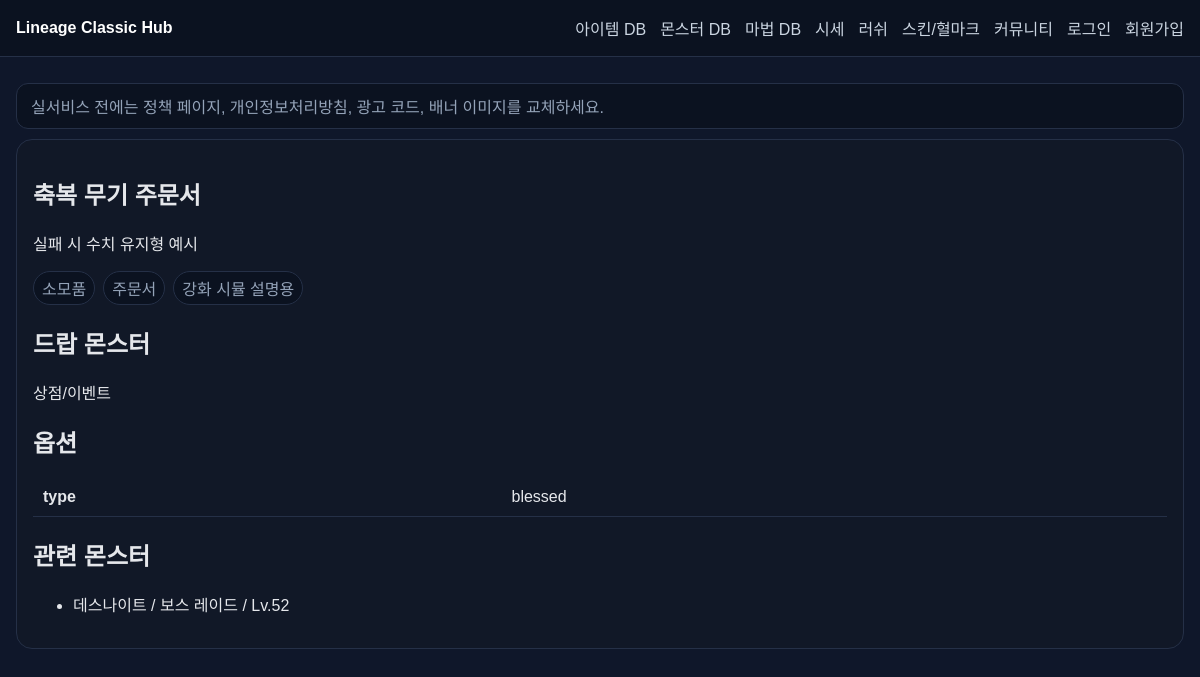
/items/blessed-scroll, run on the app's committed database.
### tables this page shows
CREATE TABLE settings (
                id INTEGER PRIMARY KEY AUTOINCREMENT,
                key TEXT UNIQUE NOT NULL,
                value TEXT NOT NULL
            );

CREATE TABLE items (
                id INTEGER PRIMARY KEY AUTOINCREMENT,
                slug TEXT UNIQUE NOT NULL,
                name TEXT NOT NULL,
                grade TEXT,
                category TEXT,
                description TEXT,
                source TEXT,
                drop_monsters TEXT,
                stats_json TEXT,
                created_at TEXT NOT NULL DEFAULT CURRENT_TIMESTAMP
            , tags TEXT);

CREATE TABLE monsters (
                id INTEGER PRIMARY KEY AUTOINCREMENT,
                slug TEXT UNIQUE NOT NULL,
                name TEXT NOT NULL,
                level INTEGER,
                zone TEXT,
                description TEXT,
                drops_json TEXT,
                created_at TEXT NOT NULL DEFAULT CURRENT_TIMESTAMP
            , weak_attr TEXT, respawn_note TEXT);

### app/main.py (the view)
@app.get('/items/{slug}', response_class=HTMLResponse)
def item_detail(request: Request, slug: str):
    row = fetch_one('SELECT * FROM items WHERE slug=?', (slug,))
    if not row:
        return HTMLResponse('Not found', status_code=404)
    related = fetch_all('SELECT * FROM monsters WHERE drops_json LIKE ? LIMIT 8', (f'%{row["name"]}%',))
    return templates.TemplateResponse('item_detail.html', context(request, row=row, stats=json.loads(row['stats_json'] or '{}'), related=related))

### app/templates/item_detail.html
{% extends 'base.html' %}
{% block content %}
<article class="card">
  <h1>{{ row.name }}</h1>
  <p>{{ row.description }}</p>
  <div class="tag-row"><span>{{ row.grade }}</span><span>{{ row.category }}</span><span>{{ row.source }}</span></div>
  <h2>드랍 몬스터</h2>
  <p>{{ row.drop_monsters }}</p>
  <h2>옵션</h2>
  <table class="table">
    {% for k, v in stats.items() %}<tr><th>{{ k }}</th><td>{{ v }}</td></tr>{% endfor %}
  </table>
  <h2>관련 몬스터</h2>
  <ul>{% for m in related %}<li>{{ m.name }} / {{ m.zone }} / Lv.{{ m.level }}</li>{% endfor %}</ul>
</article>
{% endblock %}

### app/templates/base.html (shortened to what this page needs)
<!DOCTYPE html>
<html lang="ko">
<head>
  <link rel="stylesheet" href="/static/style.css" />
</head>
<body>
  <header class="topbar">
    <div class="wrap nav">
      <a class="logo" href="/">{{ settings.site_name }}</a>
      <nav>
        <a href="/items">아이템 DB</a>
        <a href="/monsters">몬스터 DB</a>
        <a href="/spells">마법 DB</a>
        <a href="/prices">시세</a>
        <a href="/simulator">러쉬</a>
        <a href="/skins">스킨/혈마크</a>
        <a href="/community">커뮤니티</a>
        {% if user %}
          <a href="/mypage">마이페이지</a>
          {% if user.role == 'admin' %}<a href="/admin">관리자</a>{% endif %}
          <a href="/logout">로그아웃</a>
        {% else %}
          <a href="/login">로그인</a>
          <a href="/register">회원가입</a>
        {% endif %}
      </nav>
    </div>
  </header>
  <main class="wrap">
    <div class="notice-bar">{{ settings.homepage_notice }}</div>
    {% block content %}{% endblock %}
  </main>
</body>
</html>

### app/static/style.css (style rules this page uses)
:root { --bg:#0f172a;--card:#111827;--line:#253047;--text:#e5e7eb;--muted:#94a3b8;--accent:#d4af37;--green:#16a34a }
* { box-sizing:border-box }
body { margin:0;background:var(--bg);color:var(--text);font-family:Arial,sans-serif }
a { color:#cbd5e1;text-decoration:none }
.wrap { max-width:1280px;margin:0 auto;padding:16px }
.topbar { background:#0b1220;border-bottom:1px solid var(--line);position:sticky;top:0;z-index:10 }
.nav { display:flex;justify-content:space-between;align-items:center;gap:16px }
.nav nav { display:flex;flex-wrap:wrap;gap:14px }
.logo { font-weight:700;color:#fff }
.notice-bar,.userbar { margin:10px 0;padding:10px 14px;border:1px solid var(--line);background:#0b1220;border-radius:12px;color:var(--muted) }
.card { background:var(--card);border:1px solid var(--line);border-radius:16px;padding:16px }
.table { width:100%;border-collapse:collapse }
.table th,.table td { padding:10px;border-bottom:1px solid var(--line);text-align:left;vertical-align:top }
.tag-row { display:flex;gap:8px;flex-wrap:wrap;margin-top:10px }
.tag-row span { padding:4px 8px;border-radius:999px;border:1px solid var(--line);background:#0b1220;color:var(--muted) }

### data on the page
settings: site_name "Lineage Classic Hub"
settings: homepage_notice "실서비스 전에는 정책 페이지, 개인정보처리방침, 광고 코드, 배너 이미지를 교체하세요."
items: name "축복 무기 주문서", description "실패 시 수치 유지형 예시", grade "소모품", category "주문서", source "강화 시뮬 설명용", drop_monsters "상점/이벤트"
monsters: name "데스나이트", zone "보스 레이드", level "52"

### other printed values
{{ k }} "type"
{{ v }} "blessed"
